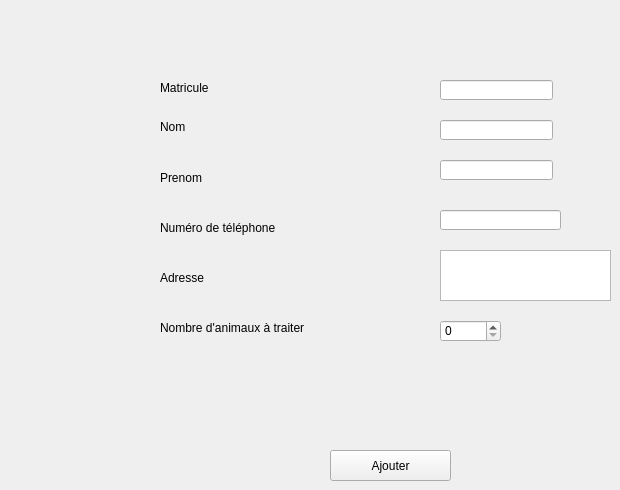
      <widget class="QWidget" name="ajout_2">
       <attribute name="title">
        <string>Ajouter</string>
       </attribute>
       <widget class="QLineEdit" name="matricule_vet">
        <property name="geometry">
         <rect>
          <x>440</x>
          <y>80</y>
          <width>113</width>
          <height>20</height>
         </rect>
        </property>
       </widget>
       <widget class="QLabel" name="label_40">
        <property name="geometry">
         <rect>
          <x>160</x>
          <y>220</y>
          <width>161</width>
          <height>16</height>
         </rect>
        </property>
        <property name="text">
         <string>Numéro de téléphone</string>
        </property>
       </widget>
       <widget class="QPushButton" name="ajouter_vet">
        <property name="geometry">
         <rect>
          <x>330</x>
          <y>450</y>
          <width>121</width>
          <height>31</height>
         </rect>
        </property>
        <property name="text">
         <string>Ajouter</string>
        </property>
       </widget>
       <widget class="QLineEdit" name="nom_vet">
        <property name="geometry">
         <rect>
          <x>440</x>
          <y>120</y>
          <width>113</width>
          <height>20</height>
         </rect>
        </property>
       </widget>
       <widget class="QLabel" name="label_41">
        <property name="geometry">
         <rect>
          <x>160</x>
          <y>80</y>
          <width>71</width>
          <height>16</height>
         </rect>
        </property>
        <property name="text">
         <string>Matricule</string>
        </property>
       </widget>
       <widget class="QLabel" name="label_42">
        <property name="geometry">
         <rect>
          <x>160</x>
          <y>170</y>
          <width>71</width>
          <height>16</height>
         </rect>
        </property>
        <property name="text">
         <string>Prenom</string>
        </property>
       </widget>
       <widget class="QLineEdit" name="num_tel">
        <property name="geometry">
         <rect>
          <x>440</x>
          <y>210</y>
          <width>121</width>
          <height>20</height>
         </rect>
        </property>
       </widget>
       <widget class="QLabel" name="label_43">
        <property name="geometry">
         <rect>
          <x>160</x>
          <y>320</y>
          <width>201</width>
          <height>16</height>
         </rect>
        </property>
        <property name="text">
         <string>Nombre d'animaux à traiter</string>
        </property>
       </widget>
       <widget class="QLabel" name="label_44">
        <property name="geometry">
         <rect>
          <x>160</x>
          <y>270</y>
          <width>141</width>
          <height>16</height>
         </rect>
        </property>
        <property name="text">
         <string>Adresse</string>
        </property>
       </widget>
       <widget class="QLabel" name="label_45">
        <property name="geometry">
         <rect>
          <x>160</x>
          <y>120</y>
          <width>47</width>
          <height>14</height>
         </rect>
        </property>
        <property name="text">
         <string>Nom</string>
        </property>
       </widget>
       <widget class="QLineEdit" name="prenom">
        <property name="geometry">
         <rect>
          <x>440</x>
          <y>160</y>
          <width>113</width>
          <height>20</height>
         </rect>
        </property>
       </widget>
       <widget class="QPlainTextEdit" name="adresse">
        <property name="geometry">
         <rect>
          <x>440</x>
          <y>250</y>
          <width>171</width>
          <height>51</height>
         </rect>
        </property>
       </widget>
       <widget class="QSpinBox" name="nb_an">
        <property name="geometry">
         <rect>
          <x>440</x>
          <y>320</y>
          <width>61</width>
          <height>22</height>
         </rect>
        </property>
       </widget>
      </widget>
